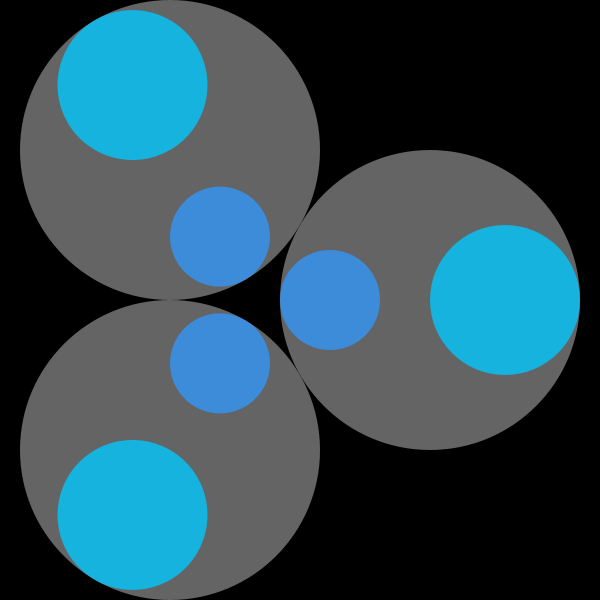
Frame 1 (no input)
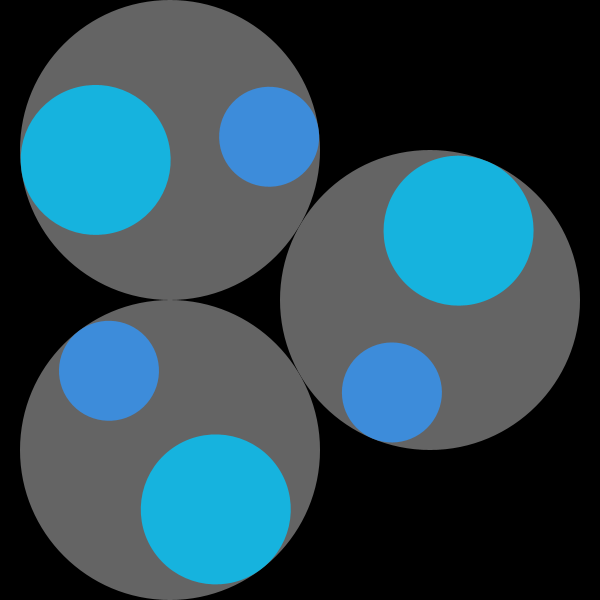
Frame 60 (the mouse pressed at the canvas centre just before this capture)
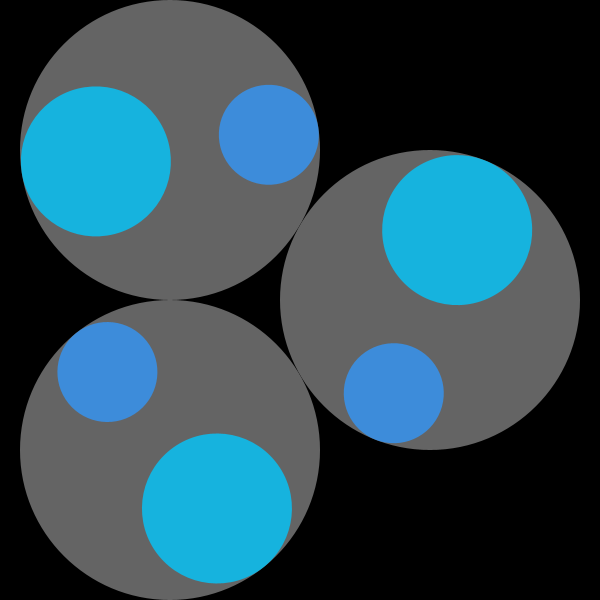
Frame 120 (the mouse held since frame 60 and released just before this capture)

The Processing sketch that drew these frames (run headless with seeded random() and noise(); from frame 60 on, the mouse is pressed at the canvas centre):

// Processing sketch: processing_156903
// ── processing_156903.pde

float angleX = 0;
float angleY = 0;
float angleIncX,angleIncY;;
int d = 300;
float angRange = 0.02;
int a = 130;

int alpha = 200;
color c1 = color(0, 200, 255, alpha);
color c2 = color(50, 150, 250, alpha);
color c3 = color(100);

void setup() {
  size(600, 600);
  smooth();
}

void draw() {
  translate(width/2, height/2);
  background(0);
  noStroke();
  angleIncX = map(mouseX, 0, 600, -angRange, angRange);
  angleIncY = map(mouseY, 0, 600, -angRange, angRange);
  
  pushMatrix();
  translate(-a, -d/2);
  fill(c3);
  ellipse(0, 0, d, d);
  pushMatrix();
  rotate(angleX-2*PI/3);
  fill(c1);
  ellipse(d/4, 0, d/2, d/2);
  popMatrix();
  rotate(angleY-2*PI/3);
  fill(c2);
  ellipse(-d/3, 0, d/3, d/3);
  popMatrix();

  pushMatrix();
  translate(a, 0);
  fill(c3);
  ellipse(0, 0, d, d);
  pushMatrix();
  rotate(angleX);
  fill(c1);
  ellipse(d/4, 0, d/2, d/2);
  popMatrix();
  rotate(angleY);
  fill(c2);
  ellipse(-d/3, 0, d/3, d/3);
  popMatrix();

  pushMatrix();
  translate(-a, d/2);
  fill(c3);
  ellipse(0, 0, d, d);
  pushMatrix();
  rotate(angleX+2*PI/3);
  fill(c1);
  ellipse(d/4, 0, d/2, d/2);
  popMatrix();
  rotate(angleY+2*PI/3);
  fill(c2);
  ellipse(-d/3, 0, d/3, d/3);
  popMatrix();
  angleX += angleIncX;
  angleY += angleIncY;
}
